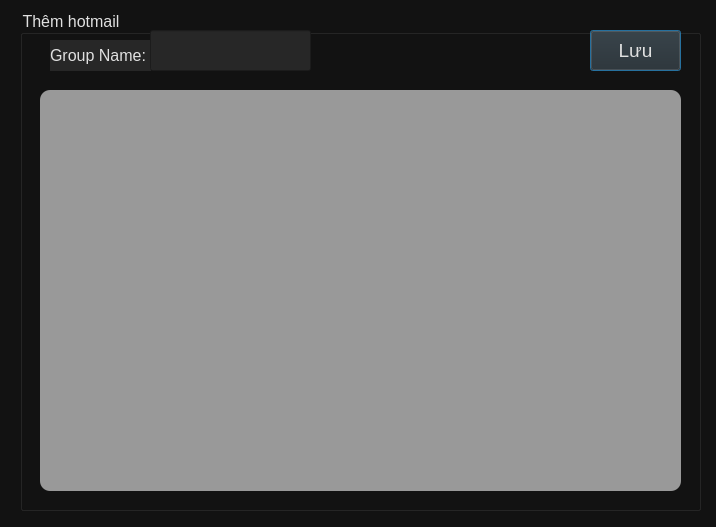
<?xml version="1.0" encoding="UTF-8"?>
<ui version="4.0">
 <class>Dialog</class>
 <widget class="QDialog" name="Dialog">
  <property name="geometry">
   <rect>
    <x>0</x>
    <y>0</y>
    <width>716</width>
    <height>527</height>
   </rect>
  </property>
  <property name="windowTitle">
   <string>Dialog</string>
  </property>
  <property name="styleSheet">
   <string notr="true">background-color: #121212	</string>
  </property>
  <widget class="QGroupBox" name="addHotmailGroupBox">
   <property name="geometry">
    <rect>
     <x>20</x>
     <y>10</y>
     <width>681</width>
     <height>501</height>
    </rect>
   </property>
   <property name="font">
    <font>
     <pointsize>12</pointsize>
    </font>
   </property>
   <property name="styleSheet">
    <string notr="true">color:#E0E0E0</string>
   </property>
   <property name="title">
    <string>Thêm hotmail</string>
   </property>
   <widget class="QPushButton" name="saveHotmailBtn">
    <property name="geometry">
     <rect>
      <x>570</x>
      <y>20</y>
      <width>91</width>
      <height>41</height>
     </rect>
    </property>
    <property name="font">
     <font>
      <pointsize>14</pointsize>
     </font>
    </property>
    <property name="styleSheet">
     <string notr="true">background-color: #272727;color:#E0E0E0</string>
    </property>
    <property name="text">
     <string>Lưu</string>
    </property>
   </widget>
   <widget class="QTextEdit" name="inputHotmail">
    <property name="geometry">
     <rect>
      <x>20</x>
      <y>80</y>
      <width>641</width>
      <height>401</height>
     </rect>
    </property>
    <property name="styleSheet">
     <string notr="true">background-color:#999999;border-radius:10px;color:#E0E0E0</string>
    </property>
   </widget>
   <widget class="QLabel" name="groupNameLabel">
    <property name="geometry">
     <rect>
      <x>30</x>
      <y>30</y>
      <width>101</width>
      <height>31</height>
     </rect>
    </property>
    <property name="font">
     <font>
      <pointsize>12</pointsize>
     </font>
    </property>
    <property name="styleSheet">
     <string notr="true">background-color: #272727;color:#E0E0E0</string>
    </property>
    <property name="text">
     <string>Group Name:</string>
    </property>
   </widget>
   <widget class="QLineEdit" name="inputNameGroupHotmail">
    <property name="geometry">
     <rect>
      <x>130</x>
      <y>20</y>
      <width>161</width>
      <height>41</height>
     </rect>
    </property>
    <property name="font">
     <font>
      <pointsize>12</pointsize>
     </font>
    </property>
    <property name="styleSheet">
     <string notr="true">background-color: #272727;color:#E0E0E0</string>
    </property>
   </widget>
  </widget>
 </widget>
 <resources/>
 <connections/>
</ui>
